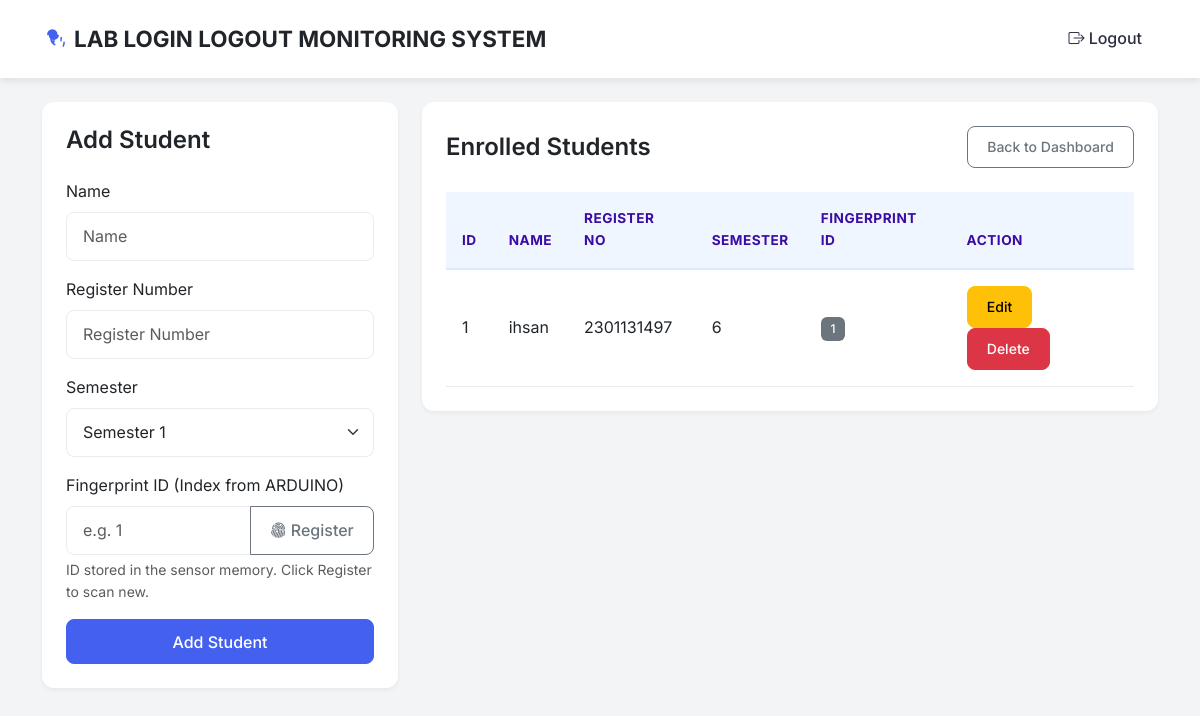
/students (signed in), run on the app's committed database.
### database.py (models this page shows, shortened)
class Student(db.Model):
    id = db.Column(db.Integer, primary_key=True)
    name = db.Column(db.String(100), nullable=False)
    roll_no = db.Column(db.String(20), unique=True, nullable=False)
    semester = db.Column(db.String(10), nullable=False, default="1") # Added Semantic
    fingerprint_id = db.Column(db.Integer, unique=True, nullable=False)

### app.py (the view, shortened to what this page needs)
@app.route('/students', methods=['GET', 'POST'])
@login_required
def students():
    all_students = Student.query.all()
    return render_template('students.html', students=all_students)

### app.py (called while the page is built)
@login_manager.user_loader
def load_user(user_id):
    return Admin.query.get(int(user_id))

@app.context_processor
def inject_device_status():
    is_connected = (time.time() - last_heartbeat_time) < 5
    return dict(is_device_connected=is_connected, manual_class=manual_class_status)

@app.context_processor
def inject_manual_status():
    return dict(manual_session=manual_session)

### templates/students.html (shortened to what this page needs)
{% extends 'base.html' %}
{% block content %}
<div class="row">
    <div class="col-md-4 mb-4">
        <div class="card p-4">
            <h4 class="card-title mb-4">Add Student</h4>
            <form method="POST" action="{{ url_for('students') }}">
                <div class="mb-3">
                    <label class="form-label">Name</label>
                    <input type="text" class="form-control" name="name" required placeholder="Name">
                </div>
                <div class="mb-3">
                    <label class="form-label">Register Number</label>
                    <input type="text" class="form-control" name="roll_no" required placeholder="Register Number">
                </div>
                <div class="mb-3">
                    <label class="form-label">Semester</label>
                    <select class="form-select" name="semester" required>
                        <option value="1">Semester 1</option>
                    </select>
                </div>
                <div class="mb-3">
                    <label class="form-label">Fingerprint ID (Index from ARDUINO)</label>
                    <div class="input-group">
                        <input type="number" class="form-control" name="fingerprint_id" id="fingerprint_id" required
                            placeholder="e.g. 1">
                        <button type="button" class="btn btn-outline-secondary" id="registerBtn"
                            onclick="registerFingerprint()">
                            <i class="bi bi-fingerprint"></i> Register
                        </button>
                    </div>
                    <div class="form-text" id="statusText">ID stored in the sensor memory. Click Register to scan new.
                    </div>
                </div>
                <button type="submit" class="btn btn-primary w-100">Add Student</button>
            </form>
        </div>
    </div>
    <div class="col-md-8">
        <div class="card p-4">
            <div class="d-flex justify-content-between align-items-center mb-4">
                <h4 class="card-title mb-0">Enrolled Students</h4>
                <a href="{{ url_for('admin_dashboard') }}" class="btn btn-outline-secondary btn-sm">
                    Back to Dashboard
                </a>
            </div>
            <div class="table-responsive">
                <table class="table table-hover">
                    <thead>
                        <tr>
                            <th>ID</th>
                            <th>Name</th>
                            <th>Register No</th>
                            <th>Semester</th>
                            <th>Fingerprint ID</th>
                            <th>Action</th>
                        </tr>
                    </thead>
                    <tbody>
                        {% for student in students %}
                        <tr>
                            <td>{{ student.id }}</td>
                            <td>{{ student.name }}</td>
                            <td>{{ student.roll_no }}</td>
                            <td>{{ student.semester }}</td>
                            <td><span class="badge bg-secondary">{{ student.fingerprint_id }}</span></td>
                            <td>
                                <button class="btn btn-warning btn-sm"
                                    onclick='openEditModal({{ student.id }}, "{{ student.name }}", "{{ student.roll_no }}", "{{ student.semester }}", "{{ student.fingerprint_id }}")'>
                                    Edit
                                </button>
                                <form action="{{ url_for('delete_student', id=student.id) }}" method="POST"
                                    onsubmit="return confirm('Are you sure you want to delete this student?');"
                                    style="display:inline;">
                                    <button type="submit" class="btn btn-danger btn-sm">Delete</button>
                                </form>
                            </td>
                        </tr>
                        {% else %}
                        <tr>
                            <td colspan="6" class="text-center text-muted">No students enrolled yet.</td>
                        </tr>
                        {% endfor %}
                    </tbody>
                </table>
            </div>
        </div>
    </div>
</div>
{% endblock %}

### static/css/style.css (style rules this page uses)
:root { --primary: #4361ee; --primary-dark: #3a0ca3; --secondary: #4cc9f0; --success: #2ec4b6; --warning: #ffbe0b; --danger: #e63946; --dark: #2b2d42; --light: #f8f9fa; --surface: #ffffff; --border: #e9ecef; --text-main: #2b2d42; --text-muted: #8d99ae; --shadow-sm: 0 2px 4px rgba(0, 0, 0, 0.05); --shadow-md: 0 4px 6px rgba(0, 0, 0, 0.07); --shadow-lg: 0 10px 15px rgba(0, 0, 0, 0.1); --radius: 12px; }
body { font-family: 'Inter', system-ui, -apple-system, sans-serif; color: var(--text-main); background-color: #f3f4f6; line-height: 1.6; }
h1, h2, h3, h4, h5, h6 { font-weight: 700; color: var(--dark); margin-bottom: 1rem; }
.card { background: var(--surface); border: none; border-radius: var(--radius); box-shadow: var(--shadow-sm); transition: transform 0.2s ease, box-shadow 0.2s ease; overflow: hidden; }
.card-title { font-weight: 600; margin-bottom: 0.5rem; }
.btn { padding: 0.6rem 1.2rem; font-weight: 500; border-radius: 8px; transition: all 0.2s; }
.btn-primary { background-color: var(--primary); border-color: var(--primary); }
.table { margin-bottom: 0; }
.table thead th { background-color: #eff6ff; border-bottom: 2px solid #dbeafe; color: var(--primary-dark); font-size: 0.85rem; text-transform: uppercase; letter-spacing: 0.5px; font-weight: 700; padding: 1rem; }
.table tbody td { padding: 1rem; vertical-align: middle; border-bottom: 1px solid var(--border); }
.form-control, .form-select { border-radius: 8px; border: 1px solid var(--border); padding: 0.7rem 1rem; box-shadow: none; transition: border-color 0.2s; }
.badge { padding: 0.5em 0.8em; font-weight: 500; border-radius: 6px; }

### templates/base.html (style rules this page uses)
body { animation: fadeIn 0.6s ease-out; }

### data on the page
Student: id "1", name "ihsan", roll_no "2301131497", semester "6", fingerprint_id "1"
